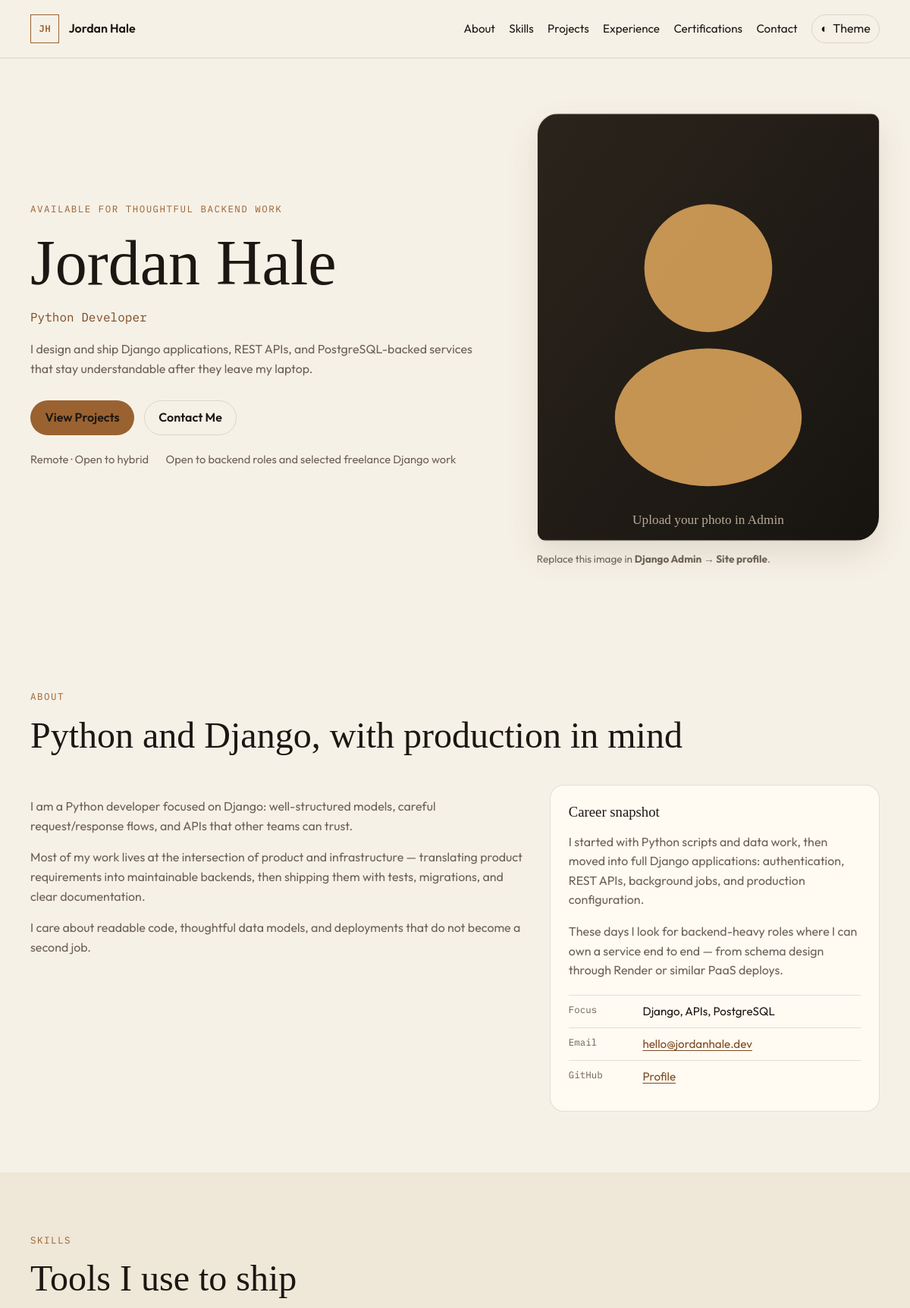
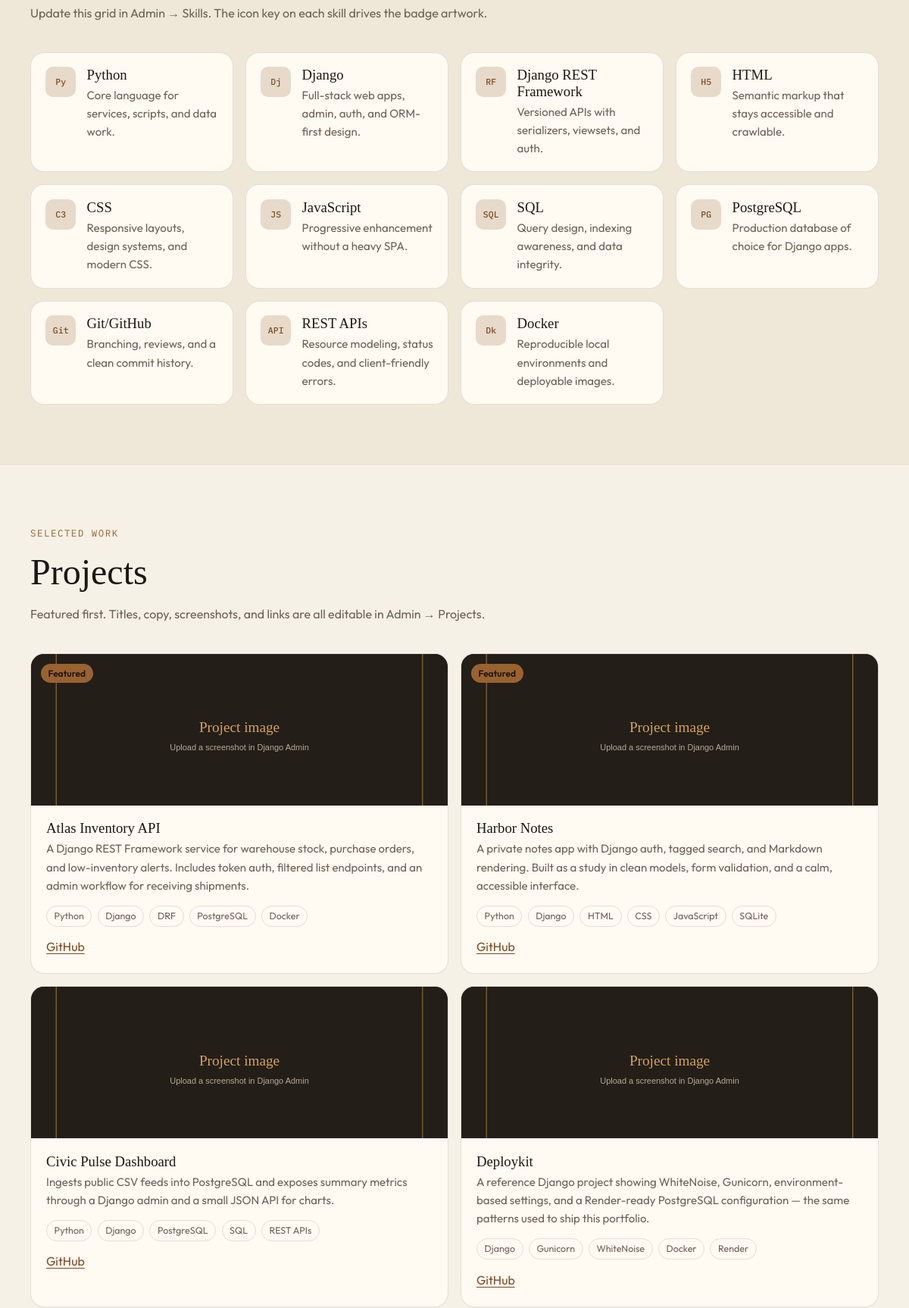
The page / (upper part) on the database its author committed (2 pictures, top to bottom).
### portfolio/models.py (models this page shows, shortened)
class SiteProfile(models.Model):
    full_name = models.CharField(max_length=120)
    headline = models.CharField(max_length=160, default="Python Developer")
    short_intro = models.TextField(
        help_text="One or two sentences shown in the hero section."
    )
    about_text = models.TextField(help_text="Longer About Me copy. Use line breaks for paragraphs.")
    career_summary = models.TextField(
        blank=True,
        help_text="Short career/learning summary shown beside the about copy.",
    )
    location = models.CharField(max_length=120, blank=True)
    availability = models.CharField(
        max_length=160,
        blank=True,
        help_text="Example: Open to backend roles and freelance Django work.",
    )
    email = models.EmailField()
    github_url = models.URLField()
    linkedin_url = models.URLField()
    resume_url = models.URLField(blank=True)
    profile_image = models.ImageField(upload_to="profile/", blank=True)
    meta_title = models.CharField(
        max_length=70,
        blank=True,
        help_text="Browser and SEO title. Defaults to name + headline.",
    )
    meta_description = models.CharField(max_length=160)
    og_image = models.ImageField(
        upload_to="og/",
        blank=True,
        help_text="Optional Open Graph image. Falls back to the profile image.",
    )
    updated_at = models.DateTimeField(auto_now=True)
    class Meta:
        verbose_name = "Site profile"
        verbose_name_plural = "Site profile"
    @property
    def seo_title(self):
        return self.meta_title or f"{self.full_name} — {self.headline}"
    @property
    def initials(self):
        parts = [part for part in self.full_name.split() if part]
        if not parts:
            return "PD"
        if len(parts) == 1:
            return parts[0][:2].upper()
        return f"{parts[0][0]}{parts[-1][0]}".upper()
    @classmethod
    def get_solo(cls):
        profile = cls.objects.first()
        if profile:
            return profile

class Skill(models.Model):
    CATEGORY_CHOICES = [
        ("language", "Language"),
        ("framework", "Framework"),
        ("frontend", "Frontend"),
        ("data", "Data"),
        ("tooling", "Tooling"),
    ]
    name = models.CharField(max_length=80)
    category = models.CharField(max_length=20, choices=CATEGORY_CHOICES, default="tooling")
    summary = models.CharField(max_length=180, blank=True)
    icon_key = models.CharField(
        max_length=40,
        help_text="CSS icon key, e.g. python, django, git. Used by the frontend sprite.",
    )
    display_order = models.PositiveSmallIntegerField(default=0)
    is_active = models.BooleanField(default=True)
    class Meta:
        ordering = ["display_order", "name"]

class Project(models.Model):
    title = models.CharField(max_length=140)
    slug = models.SlugField(max_length=160, unique=True, blank=True)
    description = models.TextField()
    technologies = models.CharField(
        max_length=255,
        help_text="Comma-separated list, e.g. Django, PostgreSQL, HTMX",
    )
    image = models.ImageField(upload_to="projects/", blank=True)
    github_url = models.URLField(blank=True)
    live_url = models.URLField("Live demo URL", blank=True)
    is_featured = models.BooleanField(default=False)
    display_order = models.PositiveSmallIntegerField(default=0)
    created_at = models.DateTimeField(auto_now_add=True)
    class Meta:
        ordering = ["-is_featured", "display_order", "-created_at"]
    def tech_list(self):
        return [item.strip() for item in self.technologies.split(",") if item.strip()]

### portfolio/views.py (the view, shortened to what this page needs)
# urls.py: path("", views.home, name="home"),
def home(request):
    form = ContactForm(request.POST or None)
    context = {
        "form": form,
        "skills": Skill.objects.filter(is_active=True),
        "projects": Project.objects.all(),
        "experience": Experience.objects.all(),
        "education": Education.objects.all(),
        "certifications": Certification.objects.all(),
        "open_contact": request.method == "POST",
    }
    return render(request, "portfolio/index.html", context)

### portfolio/context_processors.py (called while the page is built)
def site_profile(request):
    return {"site_profile": SiteProfile.get_solo()}

### portfolio/models.py (called while the page is built)
    @property
    def is_current(self):
        return self.end_date is None

### templates/portfolio/index.html (shortened to what this page needs)
{% extends "base.html" %}
{% block content %}
{% include "portfolio/includes/hero.html" %}
{% include "portfolio/includes/about.html" %}
{% include "portfolio/includes/skills.html" %}
{% include "portfolio/includes/projects.html" %}
{% endblock %}

### templates/base.html (shortened to what this page needs)
{% load static %}
<!DOCTYPE html>
<html lang="en" data-theme="dark">
<head>
    <link rel="stylesheet" href="{% static 'css/styles.css' %}">
</head>
<body>
    {% include "portfolio/includes/nav.html" %}
    <main id="main">
        {% block content %}{% endblock %}
    </main>
</body>
</html>

### templates/portfolio/includes/nav.html (shortened to what this page needs)
{% load static %}
<header class="site-header" id="top">
    <nav class="nav" aria-label="Primary">
        <a class="nav-brand" href="#top">
            <span class="brand-mark" aria-hidden="true">{{ site_profile.initials }}</span>
            <span class="brand-name">{{ site_profile.full_name }}</span>
        </a>
        <ul class="nav-menu" id="nav-menu">
            <li><a href="#about">About</a></li>
            <li><a href="#skills">Skills</a></li>
            <li><a href="#projects">Projects</a></li>
            <li><a href="#experience">Experience</a></li>
            <li><a href="#certifications">Certifications</a></li>
            <li><a href="#contact">Contact</a></li>
            <li>
                <button class="theme-toggle" type="button" aria-label="Switch to light theme" aria-pressed="false">
                    <span class="theme-icon" aria-hidden="true"></span>
                    <span class="theme-label">Theme</span>
                </button>
            </li>
        </ul>
    </nav>
</header>

### templates/portfolio/includes/hero.html
{% load static %}
<section class="hero" id="hero" aria-labelledby="hero-name">
    <div class="container hero-grid">
        <div class="hero-copy">
            <p class="eyebrow">Available for thoughtful backend work</p>
            <h1 id="hero-name">{{ site_profile.full_name }}</h1>
            <p class="hero-role">{{ site_profile.headline }}</p>
            <p class="hero-intro">{{ site_profile.short_intro }}</p>
            <div class="hero-actions">
                <a class="btn btn-primary" href="#projects">View Projects</a>
                <a class="btn btn-ghost" href="#contact">Contact Me</a>
            </div>
            <p class="hero-meta">
                {% if site_profile.location %}<span>{{ site_profile.location }}</span>{% endif %}
                {% if site_profile.availability %}<span>{{ site_profile.availability }}</span>{% endif %}
            </p>
        </div>
        <div class="hero-portrait">
            <div class="portrait-frame">
                {% if site_profile.profile_image %}
                    <img src="{{ site_profile.profile_image.url }}" alt="Portrait of {{ site_profile.full_name }}" width="420" height="520">
                {% else %}
                    <img src="{% static 'img/avatar.svg' %}" alt="Portrait placeholder for {{ site_profile.full_name }}" width="420" height="520">
                {% endif %}
            </div>
            <p class="portrait-caption">Replace this image in <strong>Django Admin → Site profile</strong>.</p>
        </div>
    </div>
</section>

### templates/portfolio/includes/about.html
<section class="section" id="about" aria-labelledby="about-title">
    <div class="container">
        <header class="section-header">
            <p class="eyebrow">About</p>
            <h2 id="about-title">Python and Django, with production in mind</h2>
        </header>
        <div class="about-grid">
            <div class="about-copy prose">
                {{ site_profile.about_text|linebreaks }}
            </div>
            <aside class="about-panel">
                <h3>Career snapshot</h3>
                <div class="prose">{{ site_profile.career_summary|linebreaks }}</div>
                <ul class="fact-list">
                    <li><span>Focus</span> Django, APIs, PostgreSQL</li>
                    <li><span>Email</span> <a href="mailto:{{ site_profile.email }}">{{ site_profile.email }}</a></li>
                    <li><span>GitHub</span> <a href="{{ site_profile.github_url }}" rel="noopener noreferrer" target="_blank">Profile</a></li>
                </ul>
            </aside>
        </div>
    </div>
</section>

### templates/portfolio/includes/skills.html
<section class="section section-alt" id="skills" aria-labelledby="skills-title">
    <div class="container">
        <header class="section-header">
            <p class="eyebrow">Skills</p>
            <h2 id="skills-title">Tools I use to ship</h2>
            <p class="section-lead">Update this grid in Admin → Skills. The icon key on each skill drives the badge artwork.</p>
        </header>
        <ul class="skill-grid">
            {% for skill in skills %}
            <li class="skill-card" data-icon="{{ skill.icon_key }}">
                <span class="skill-icon" aria-hidden="true"></span>
                <div>
                    <h3>{{ skill.name }}</h3>
                    {% if skill.summary %}<p>{{ skill.summary }}</p>{% endif %}
                </div>
            </li>
            {% empty %}
            <li class="empty-note">Add skills in Django Admin to populate this section.</li>
            {% endfor %}
        </ul>
    </div>
</section>

### templates/portfolio/includes/projects.html (shortened to what this page needs)
{% load static %}
<section class="section" id="projects" aria-labelledby="projects-title">
    <div class="container">
        <header class="section-header">
            <p class="eyebrow">Selected work</p>
            <h2 id="projects-title">Projects</h2>
            <p class="section-lead">Featured first. Titles, copy, screenshots, and links are all editable in Admin → Projects.</p>
        </header>
        <div class="project-grid">
            {% for project in projects %}
            <article class="project-card">
                <div class="project-media">
                    {% if project.is_featured %}<span class="badge">Featured</span>{% endif %}
                    {% if project.image %}
                        <img src="{{ project.image.url }}" alt="Screenshot of {{ project.title }}">
                    {% else %}
                        <img src="{% static 'img/project-placeholder.svg' %}" alt="">
                    {% endif %}
                </div>
                <div class="project-body">
                    <h3>{{ project.title }}</h3>
                    <p>{{ project.description }}</p>
                    <ul class="tech-row">
                        {% for tech in project.tech_list %}
                        <li>{{ tech }}</li>
                        {% endfor %}
                    </ul>
                    <div class="project-links">
                        {% if project.github_url %}
                        <a href="{{ project.github_url }}" rel="noopener noreferrer" target="_blank">GitHub</a>
                        {% endif %}
                    </div>
                </div>
            </article>
            {% empty %}
            <p class="empty-note">Add projects in Django Admin to populate this section.</p>
            {% endfor %}
        </div>
    </div>
</section>

### rows shown on the page
SiteProfile: initials "JH", full_name "Jordan Hale", headline "Python Developer", short_intro "I design and ship Django applications, REST APIs, and PostgreSQL-backed services that stay understandable after they leave my laptop.", location "Remote · Open to hybrid", availability "Open to backend roles and selected freelance Django work", about_text "I am a Python developer focused on Django: well-structured models, careful request/response flows, and APIs that other teams can trust. Most of my work lives at the intersection of product and infrastructure — translating product requirements into maintainable backends, then shipping them with tests, migrations, and clear documentation. I care about readable code, thoughtful data models, and deployments that do not become a second job.", career_summary "I started with Python scripts and data work, then moved into full Django applications: authentication, REST APIs, background jobs, and production configuration. These days I look for backend-heavy roles where I can own a service end to end — from schema design through Render or similar PaaS deploys.", email "hello@jordanhale.dev"
Skill: name "Python", summary "Core language for services, scripts, and data work."
Skill: name "Django", summary "Full-stack web apps, admin, auth, and ORM-first design."
Skill: name "Django REST Framework", summary "Versioned APIs with serializers, viewsets, and auth."
Skill: name "HTML", summary "Semantic markup that stays accessible and crawlable."
Skill: name "CSS", summary "Responsive layouts, design systems, and modern CSS."
Skill: name "JavaScript", summary "Progressive enhancement without a heavy SPA."
Skill: name "SQL", summary "Query design, indexing awareness, and data integrity."
Skill: name "PostgreSQL", summary "Production database of choice for Django apps."
Skill: name "Git/GitHub", summary "Branching, reviews, and a clean commit history."
Skill: name "REST APIs", summary "Resource modeling, status codes, and client-friendly errors."
Skill: name "Docker", summary "Reproducible local environments and deployable images."
Project: is_featured "Featured", title "Atlas Inventory API", description "A Django REST Framework service for warehouse stock, purchase orders, and low-inventory alerts. Includes token auth, filtered list endpoints, and an admin workflow for receiving shipments.", tech_list "Python" "Django" "DRF" "PostgreSQL" "Docker"
Project: is_featured "Featured", title "Harbor Notes", description "A private notes app with Django auth, tagged search, and Markdown rendering. Built as a study in clean models, form validation, and a calm, accessible interface.", tech_list "Python" "Django" "HTML" "CSS" "JavaScript" "SQLite"
Project: title "Civic Pulse Dashboard", description "Ingests public CSV feeds into PostgreSQL and exposes summary metrics through a Django admin and a small JSON API for charts.", tech_list "Python" "Django" "PostgreSQL" "SQL" "REST APIs"
Project: title "Deploykit", description "A reference Django project showing WhiteNoise, Gunicorn, environment-based settings, and a Render-ready PostgreSQL configuration — the same patterns used to ship this portfolio.", tech_list "Django" "Gunicorn" "WhiteNoise" "Docker" "Render"
